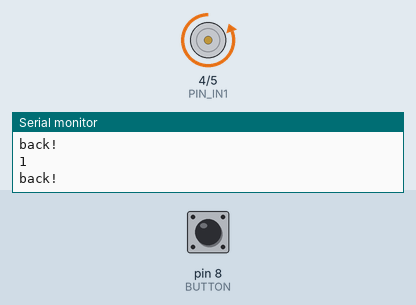
Bench run of a sketch on a simulated Arduino Uno, built with avr-gcc and run on an emulated ATmega328P. Shown: motor-driver pin pairs drawn as motors (green arrow = first pin HIGH = forward, orange = second pin HIGH = backward, longer = more drive), the last lines printed to the serial monitor. Inputs (shaded band) come from the test bench; at power-on: pin 8 (BUTTON) HIGH.

Above: at 1.2 s.
1.3 s: pin 8 (BUTTON) pulled LOW for 0.15 s
At 1.39 s:
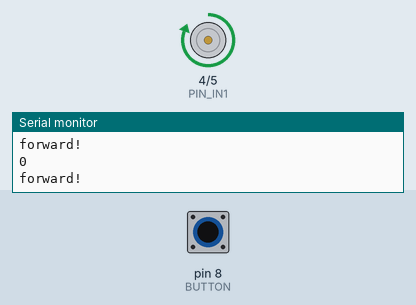
2.9 s: pin 8 (BUTTON) pulled LOW for 3.2 s
At 6.8 s:
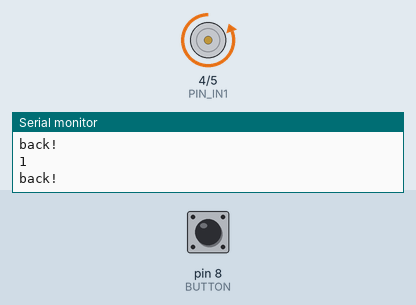
Timing chart, 0 to 8.3 s (numbered marks = the images above; inputs shaded):
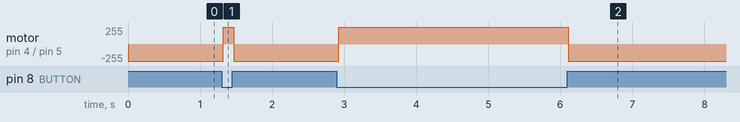

Measured:
- after the input at 1.3 s, motor on pin 4 (PIN_IN1) / pin 5 (PIN_IN2): backward 255/255 → forward 255/255 at once, → backward 255/255 0.15 s later
- after the input at 2.9 s, motor on pin 4 (PIN_IN1) / pin 5 (PIN_IN2): backward 255/255 → forward 255/255 at once, → backward 255/255 3.2 s later

The sketch:

Mom_2motor_Switch.ino
```cpp
#define PIN_IN1 4
#define PIN_IN2 5
#define PIN_VREF 3 // PWM

int BUTTON = 8; // トグルスイッチからの入力を8ピンに割り当て
int val = 0;
int old_val = 0;
int state = 0;

void setup()
{
  pinMode(PIN_IN1, OUTPUT);
  pinMode(PIN_IN2, OUTPUT);
  pinMode(BUTTON, INPUT_PULLUP); // トグルスイッチに繋いだピンを入力に設定
  Serial.begin(9600);
}

void loop()
{

  val = digitalRead(BUTTON); //トグルスイッチ状態を読む
  Serial.println(val);
  if (val == 0)
  {
    //前進
    Serial.println("forward!");
    digitalWrite(PIN_IN1, HIGH);
    digitalWrite(PIN_IN2, LOW);
  }
  else
  {
    //後進
    Serial.println("back!");
    // 逆回転
    digitalWrite(PIN_IN1, LOW);
    digitalWrite(PIN_IN2, HIGH);
  }
}

//void loop(){
//
//    // モーターの回転速度を中間にする
//    analogWrite(PIN_VREF,127);
//
//    if(digitalRead(INPUT_PIN) == HIGH){ // 入力ピン(タクトスイッチ)の状態を読み取る
//      Serial.println("forward!");
//      // 回転
//      digitalWrite(PIN_IN1,HIGH);
//      digitalWrite(PIN_IN2,LOW);
//    } else {
//      Serial.println("back!");
//      // 逆回転
//      digitalWrite(PIN_IN1,LOW);
//      digitalWrite(PIN_IN2,HIGH);
//    }

//
//    // 回転
//    digitalWrite(PIN_IN1,HIGH);
//    digitalWrite(PIN_IN2,LOW);
//    delay(5000);
//
//    // ブレーキ
//    digitalWrite(PIN_IN1,HIGH);
//    digitalWrite(PIN_IN2,HIGH);
//
//    // 逆回転
//    digitalWrite(PIN_IN1,LOW);
//    digitalWrite(PIN_IN2,HIGH);
//    delay(5000);
//
//    // ブレーキ
//    digitalWrite(PIN_IN1,HIGH);
//    digitalWrite(PIN_IN2,HIGH);
//    delay(2000);
//
//    // モーターの回転速度を最大にする
//    analogWrite(PIN_VREF,255);
//
//    // 逆回転　
//    digitalWrite(PIN_IN1,LOW);
//    digitalWrite(PIN_IN2,HIGH);
//    delay(5000);
//
//    // ストップ
//    digitalWrite(PIN_IN1,LOW);
//    digitalWrite(PIN_IN2,LOW);
//    delay(2000);
//}
```
